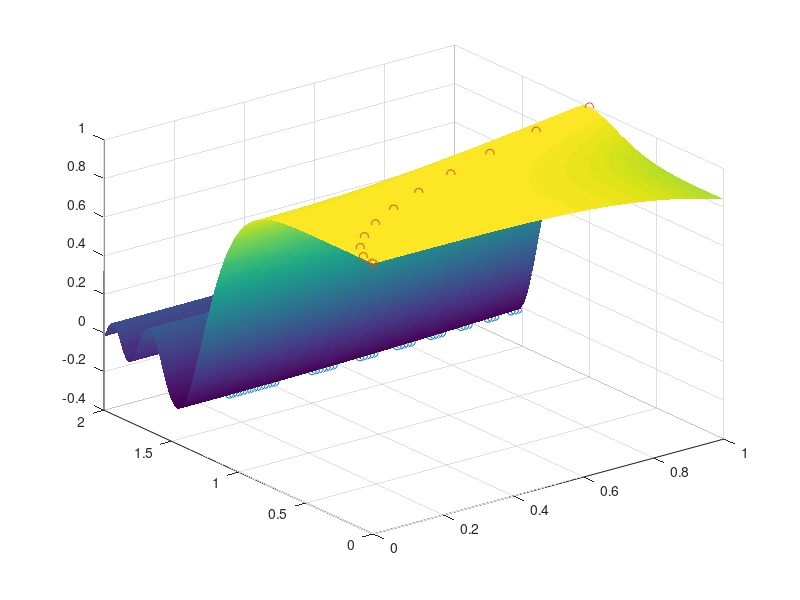

Here is the MATLAB script that generated this plot:
f = @(x,y) sin(x.^2 - y.^4) ./ (x.^2 - y.^4);

X = (0:0.01:1)';
Y = (0:0.01:2)';
[X,Y] = ndgrid(X,Y);

F = f(X,Y);

surf(X,Y,F)
shading interp

h = @(x,y) x.^2 - y.^4;
H = h(X,Y);
F(abs(H)<1e-10) = 1;

surf(X,Y,F)
shading interp

minimum = min(min(F));
maksimum = max(max(F));

m = find(F-minimum<10e-5);
M = find(F==maksimum);
hold on
scatter3(X(m),Y(m),F(m))
scatter3(X(M),Y(M),F(M))
